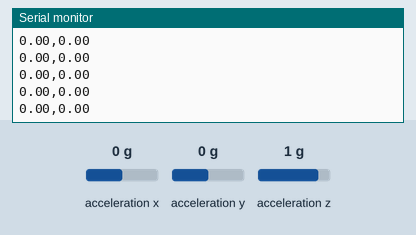
Recording of a sketch running on a simulated Arduino Uno, built with avr-gcc and run on an emulated ATmega328P. Parts: the last lines printed to the serial monitor. The test bench sets the inputs (shaded band); at power-on: acceleration x 0 g, acceleration y 0 g, acceleration z 1 g.

Above: at 1.2 s.
1.3 s: acceleration x set to 0.8 g
At 1.9 s:
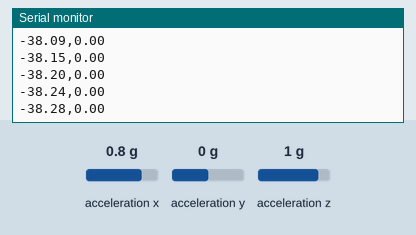
4.3 s: acceleration y set to -1.4 g
At 5.0 s:
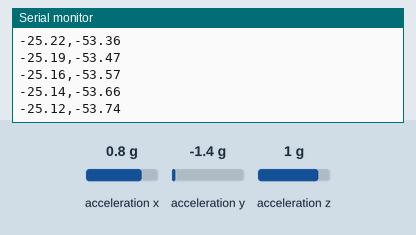
5.8 s: acceleration z set to -1.4 g
At 6.3 s:
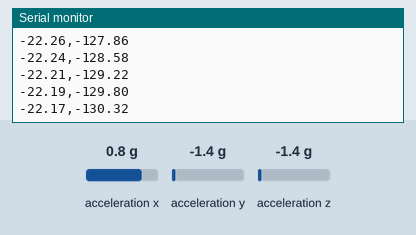
Timing chart, 0 to 8.8 s (numbered marks = the images above; inputs shaded):
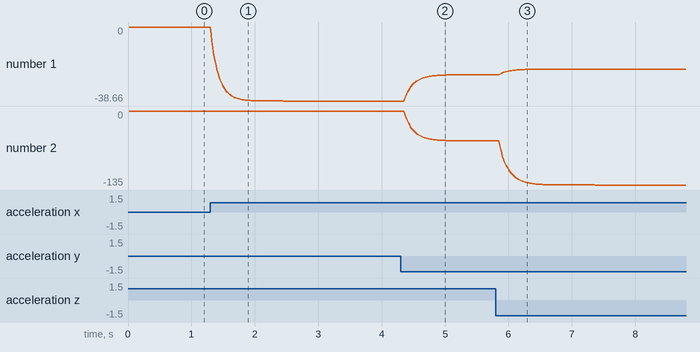

The sketch:

sketch.ino
```cpp
#include <Wire.h>
#include <Adafruit_Sensor.h>
#include <Adafruit_ADXL345_U.h>

Adafruit_ADXL345_Unified accel = Adafruit_ADXL345_Unified(12345);
float smoothPitch = 0;
float smoothRoll = 0;
const float alpha = 0.1; // 0 < alpha <= 1, smaller = smoother

void setup() {
  Serial.begin(9600);
  if (!accel.begin()) {
    Serial.println("Ooops, no ADXL345 detected ... Check your wiring!");
    while (1);
  }
  Serial.println("ADXL345 ready!");

  // Optional: Set measurement range
  accel.setRange(ADXL345_RANGE_16_G);
}

void loop() {
  sensors_event_t event;
  accel.getEvent(&event);

  float x = event.acceleration.x;
  float y = event.acceleration.y;
  float z = event.acceleration.z;

  // Calculate pitch and roll
  float pitch = atan2(-x, sqrt(y * y + z * z)) * 180 / PI;
  float roll = atan2(y, z) * 180 / PI;

  // Apply smoothing
  smoothPitch = (1 - alpha) * smoothPitch + alpha * pitch;
  smoothRoll  = (1 - alpha) * smoothRoll  + alpha * roll;

  Serial.print(smoothPitch);
  Serial.print(",");
  Serial.println(smoothRoll);
  delay(10);

}
```

Measured:
- after the input at 1.3 s, the serial monitor: prints a new line at once (image 1)
- after the input at 4.3 s, the serial monitor: prints a new line after 0.06 s (image 2)
- after the input at 5.8 s, the serial monitor: prints a new line after 0.06 s (image 3)
- plotted number 1: 0 → -38.66 after the input at 1.3 s, -38.66 → -24.94 after the input at 4.3 s, -24.94 → -22 after the input at 5.8 s
- plotted number 2: 0 → -54.46 after the input at 4.3 s, -54.46 → -13 after the input at 5.8 s
